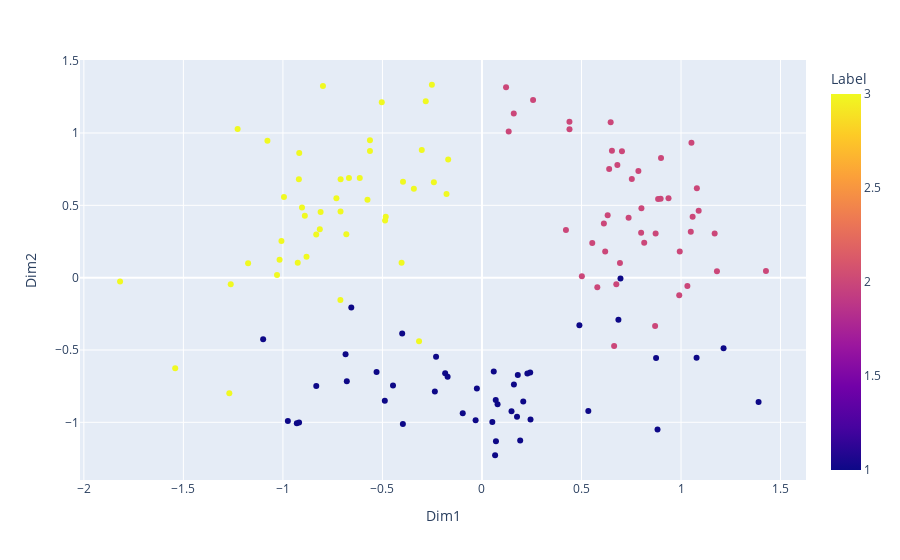

Here is the notebook cell this chart was saved with:
### Code cell
fig = px.scatter(Data_app, x="Dim1", y="Dim2",color="Label")
fig.show()

### Figure 1 — Plotly figure (JSON) as saved in the notebook; plotly's stock layout.template omitted (floating-point values rounded to 4 significant figures; data arrays with more than 128 entries replaced by an {"elided": "..."} marker saying what was removed)
{"data": [{"hovertemplate": "Dim1=%{x}<br>Dim2=%{y}<br>Label=%{marker.color}<extra></extra>", "legendgroup": "", "marker": {"color": {"elided": "132 int values"}, "coloraxis": "coloraxis", "symbol": "circle"}, "mode": "markers", "name": "", "orientation": "v", "showlegend": false, "type": "scatter", "x": {"elided": "132 float values"}, "xaxis": "x", "y": {"elided": "132 float values"}, "yaxis": "y"}], "layout": {"coloraxis": {"colorbar": {"title": {"text": "Label"}}, "colorscale": [[0, "#0d0887"], [0.1111, "#46039f"], [0.2222, "#7201a8"], [0.3333, "#9c179e"], [0.4444, "#bd3786"], [0.5556, "#d8576b"], [0.6667, "#ed7953"], [0.7778, "#fb9f3a"], [0.8889, "#fdca26"], [1, "#f0f921"]]}, "legend": {"tracegroupgap": 0}, "margin": {"t": 60}, "xaxis": {"anchor": "y", "domain": [0, 1], "title": {"text": "Dim1"}}, "yaxis": {"anchor": "x", "domain": [0, 1], "title": {"text": "Dim2"}}}}
